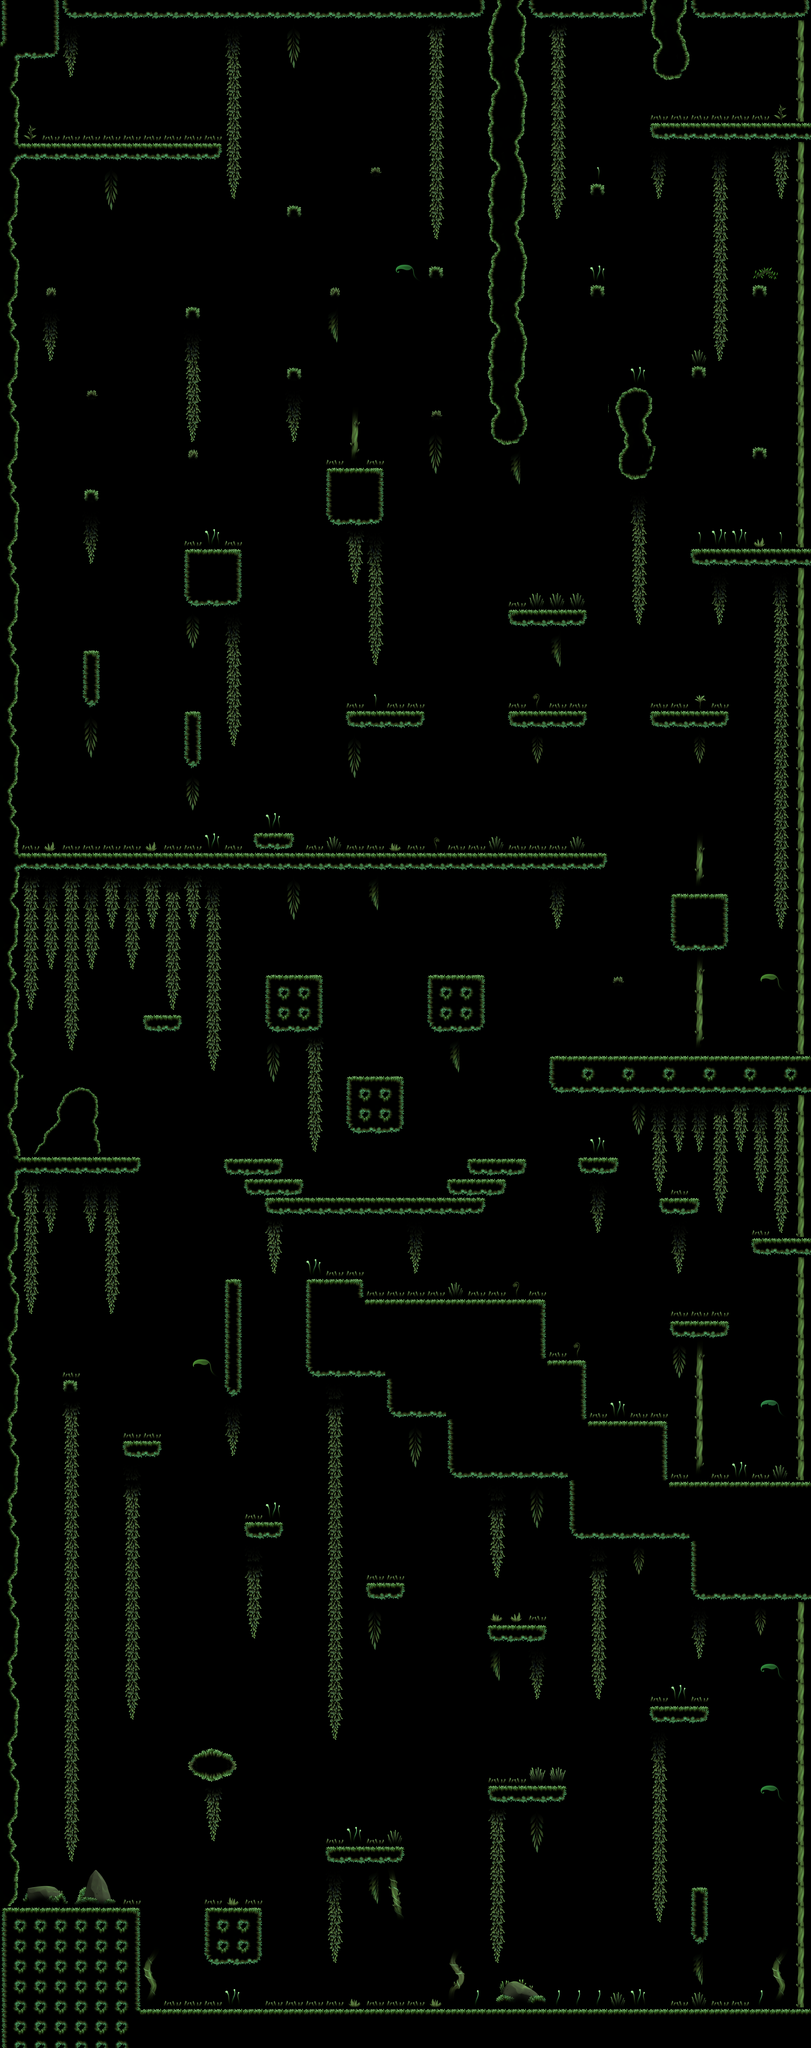

Below is a game level as drawn by its tile map, then a one-line description and the .tmx that defines it (tile-layer data replaced by summaries):
An orthogonal 40x101 tile map with 64x64 px tiles, 1 tile layer (Calque de Tuiles 1).

<map version="1.4" tiledversion="1.4.3" orientation="orthogonal" renderorder="right-down" width="40" height="101" tilewidth="64" tileheight="64" infinite="0" nextlayerid="2" nextobjectid="1">
 <tileset firstgid="1" source="../tilesets/caverne_moussue.tsx" />
 <layer id="1" name="Calque de Tuiles 1" width="40" height="101">
  <data>[4040 cells, 1463 non-empty, 156 distinct tile ids]</data>
 </layer>
</map>